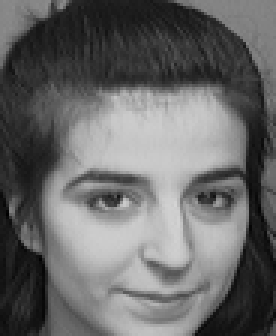
#> input picture data/ORL/s10/7.pgm, 92 x 112 px (shown 3 times larger); its folder holds only this picture in this run
$ python mu_orl.py
#> lines starting #> are read from the running program, lines starting #| are printed output that depends on the picture
### load_data.py
import numpy as np
import os
from PIL import Image

def load_data(root='data/CroppedYaleB', reduce=4):
    """
    Load ORL (or Extended YaleB) dataset to numpy array.

    Args:
        root: path to dataset.
        reduce: scale factor for zooming out images.

    """
#> called with root = '../data/ORL', reduce = 3
    images, labels = [], []

    for i, person in enumerate(sorted(os.listdir(root))):

        if not os.path.isdir(os.path.join(root, person)):
            continue

        for fname in os.listdir(os.path.join(root, person)):

            if fname.endswith('Ambient.pgm'):
                continue

            if not fname.endswith('.pgm'):
                continue

            img = Image.open(os.path.join(root, person, fname))
#> img is the input picture: PIL image 92x112 L; min 0, max 212, mean 103.9
            img = img.convert('L')

            img = img.resize([s // reduce for s in img.size])
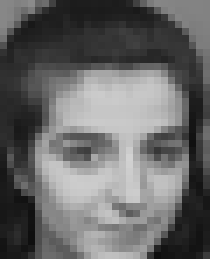
#> img: PIL image 30x37 L (shown 7 times larger); min 14, max 210, mean 103.8

            img = np.asarray(img, dtype='float32')
#> img: shape (37, 30) float32
            # Normalize pixel values to [0,1]
            img = img / 255

            # Mean centering or variance scaling
            img /= np.linalg.norm(img) + 1e-8
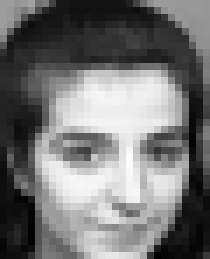
#> img: shape (37, 30) float32 (shown 7 times larger); min 0.00349, max 0.0524, mean 0.0259; drawn with min black and max white

            # convert image to numpy array.
            img = img.reshape((-1, 1))
#> img = 1110 values, max 0.0524 at index 678, min 0.00349 at index 1102, mean 0.0259

            # collect data and label.
            images.append(img)
            labels.append(i)
#> pass 2 of the loop in load_data, `for i, person in enumerate(sorted(os.listdir(root))):`:
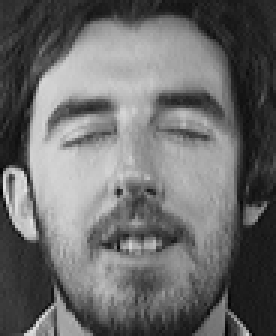
#> input picture data/ORL/s11/4.pgm, 92 x 112 px (shown 3 times larger)
#> in load_data, img is the input picture: PIL image 92x112 L; min 3, max 228, mean 107.2
#> in load_data, `img = img.resize([s // reduce for s in img.size])`:
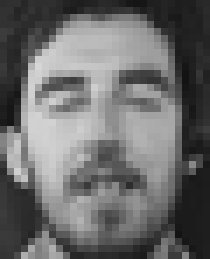
#> img: PIL image 30x37 L (shown 7 times larger); min 19, max 214, mean 107.2
#> in load_data, `img /= np.linalg.norm(img) + 1e-8`:
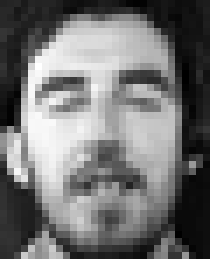
#> img: shape (37, 30) float32 (shown 7 times larger); min 0.00466, max 0.0525, mean 0.0263; drawn with min black and max white
#> in load_data, `img = img.reshape((-1, 1))`: img = 1110 values, max 0.0525 at index 275, min 0.00466 at index 326, mean 0.0263
#> pass 3 of the loop in load_data, `for i, person in enumerate(sorted(os.listdir(root))):`:
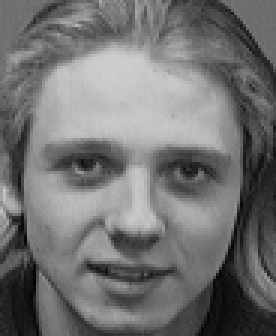
#> input picture data/ORL/s12/4.pgm, 92 x 112 px (shown 3 times larger)
#> in load_data, img is the input picture: PIL image 92x112 L; min 1, max 207, mean 114.3
#> in load_data, `img = img.resize([s // reduce for s in img.size])`:
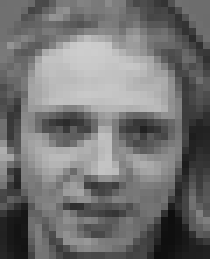
#> img: PIL image 30x37 L (shown 7 times larger); min 14, max 205, mean 114.3
#> in load_data, `img /= np.linalg.norm(img) + 1e-8`:
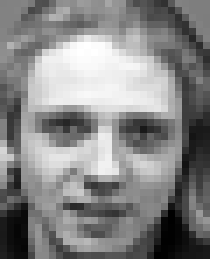
#> img: shape (37, 30) float32 (shown 7 times larger); min 0.00339, max 0.0496, mean 0.0277; drawn with min black and max white
#> in load_data, `img = img.reshape((-1, 1))`: img = 1110 values, max 0.0496 at index 192, min 0.00339 at index 924, mean 0.0277

    # concate all images and labels.
    images = np.concatenate(images, axis=1)
    labels = np.array(labels)

    return images, labels

### noise.py
import numpy as np
from PIL import Image
import os

def salt_pepper(X, p=0.4, r=0.3):
    """
    Add salt-and-pepper noise to an image matrix (X) ensuring the total
    proportion of corrupted pixels is exactly 'p'.

    Args:
        X (np.ndarray): Original image matrix with values in [0,1].
        p (float): Total proportion of pixels to corrupt (p).
        r (float): Fraction of corrupted pixels to set as white (salt).

    Returns:
        X_noisy (np.ndarray): Noisy image matrix.
        noise (np.ndarray): Noise matrix (1.0 for salt, -1.0 for pepper, 0.0 otherwise).
    """
#> called with p = 0, r = 0

    X_noisy = X.copy()
    noise = np.zeros_like(X, dtype=np.float32)

    num_pixels = X_noisy.size
#> num_pixels = 1110
    num_noise = int(num_pixels * p)
#> num_noise = 0

    if num_noise == 0:
        return X_noisy, noise

    all_noise_coord = np.random.choice(num_pixels, num_noise, replace=False)

    num_salt = int(num_noise * r)
    num_pepper = num_noise - num_salt

    np.random.shuffle(all_noise_coord)
    salt_coord = all_noise_coord[:num_salt]
    pepper_coord = all_noise_coord[num_salt:]

    X_noisy.flat[salt_coord] = 1.0
    noise.flat[salt_coord] = 1.0

    X_noisy.flat[pepper_coord] = 0.0
    noise.flat[pepper_coord] = -1.0

    return X_noisy, noise


def load_data_salt_pepper(root='data/CroppedYaleB', reduce=4, p=0, r=0):
    """
    Load ORL (or Extended YaleB) dataset to numpy array.

    Args:
        root: path to dataset.
        reduce: scale factor for zooming out images.

    """
    images, labels = [], []

    for i, person in enumerate(sorted(os.listdir(root))):

        if not os.path.isdir(os.path.join(root, person)):
            continue

        for fname in os.listdir(os.path.join(root, person)):

            # Remove background images in Extended YaleB dataset.
            if fname.endswith('Ambient.pgm'):
                continue

            if not fname.endswith('.pgm'):
                continue

            # load image.
            img = Image.open(os.path.join(root, person, fname))
            img = img.convert('L')  # grey image.

            # reduce computation complexity.
            img = img.resize([s // reduce for s in img.size])

            # Convert to float
            img = np.asarray(img, dtype='float32')
            img /= 255.0

            # apply salt and pepper BEFORE L2 normalization
            img, noise_mask = salt_pepper(img, p=p, r=r)
#> noise_mask: shape (37, 30) float32; every value is 0

            # then L2-normalize
            img /= (np.linalg.norm(img) + 1e-8)

            # convert image to numpy array.
            img = img.reshape((-1, 1))
#> img = 1110 values, max 0.0524 at index 678, min 0.00349 at index 1102, mean 0.0259

            # collect data and label.
            images.append(img)
            labels.append(i)

    # concate all images and labels.
    images = np.concatenate(images, axis=1)
    labels = np.array(labels)

    return images, labels

### train/mu_orl.py
import numpy as np
import pandas as pd

try:
    import cupy as cp
    gpu_available = True
except ImportError:
    gpu_available = False

from load_data import load_data
from noise import load_data_salt_pepper
from measure_performance import measure_performance
from nmf import L2Lee_Seung
from evaluation import relative_reconstruction_error, evaluate_clustering


Algo = 'MU'
Data = 'ORL'
dataset = '../data/ORL'
reduce = 3
X, Y = load_data(dataset, reduce=reduce)
K = len(set(Y))
seeds = [0,1,2,3,4]
pr_lst = [(0,0),(0.1,0.1),(0.2,0.2),(0.3,0.3),(0.4,0.4),(0.5,0.5)]
record_MU_ORL = []
steps = 10000
tol = 1e-3
epsilon = 1e-9

for seed in seeds:
    np.random.seed(seed)
    if gpu_available:
        cp.random.seed(seed)

    for p, r in pr_lst:
        X_noisy, Y = load_data_salt_pepper(dataset, reduce, p, r)

        if gpu_available:
#> (the run stopped early here; a loop or call above may not have finished)
